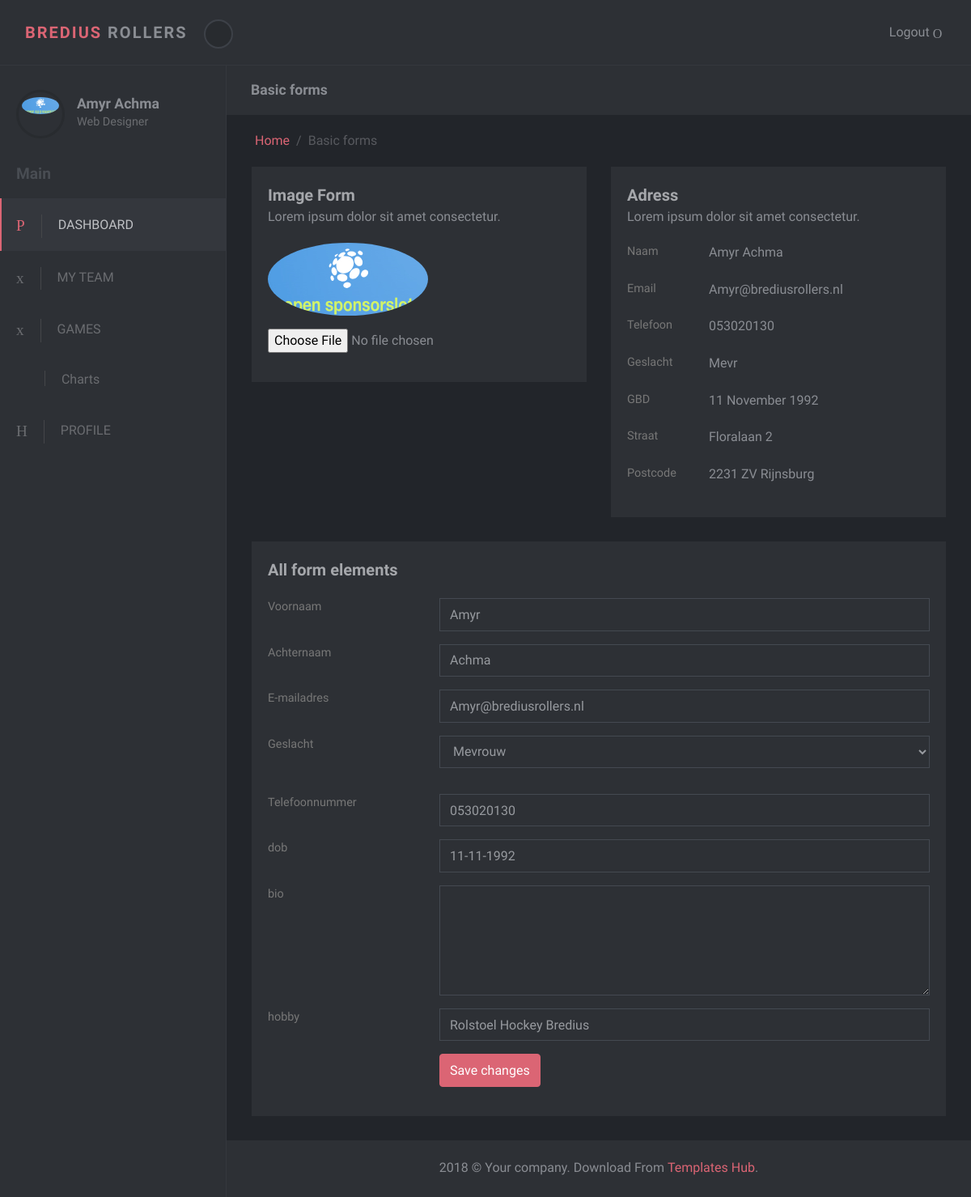
The app's page /accounts/profile/ (signed in) with its own data.
### accounts/models.py (models this page shows, shortened)
class User(AbstractBaseUser):
    email       = models.EmailField(unique=True, max_length=128, verbose_name="Email")
    first_name  = models.CharField(max_length=255, verbose_name="Voornaam")
    last_name   = models.CharField(max_length=255, verbose_name="Achternaam")
    date_joined = models.DateTimeField(auto_now_add=True, verbose_name="Account aangemaakt")
    last_login  = models.DateTimeField(auto_now=True, verbose_name="Laatst online")
    active      = models.BooleanField(default=True)
    staff       = models.BooleanField(default=False)
    admin       = models.BooleanField(default=False)
    USERNAME_FIELD  = "email"
    REQUIRED_FIELDS = ['first_name']
    objects = UserManager()
    def get_full_name(self):
        return self.first_name + " " + self.last_name
    @property
    def is_active(self):
        return self.active

### accounts/model/profile.py (models this page shows, shortened)
class Profile(models.Model):
    GENDER_CHOICES = (
        ('Dhr', 'De heer'),
        ('Mevr', 'Mevrouw'),
    )
    user            = models.OneToOneField(User, on_delete=models.CASCADE, unique=True, primary_key=True, null=False, related_name="profile", verbose_name="User")
    gender          = models.CharField(max_length=4, null=True, blank=True, choices=GENDER_CHOICES, verbose_name="Geslacht")
    phone           = models.CharField(max_length=20, null=True, blank=True, verbose_name="Mobiel nummer")
    date_of_birth   = models.DateField(null=True, blank=True, verbose_name="Geboortedatum")
    profiel         = models.ImageField(default='profile/default_image.jpg', upload_to=profile_image, verbose_name="Profiel")
    avatar          = models.ImageField(default='profile/default_avatar.jpg', upload_to=profile_avatar, verbose_name="Avatar")
    bio             = models.TextField(max_length=200, blank=True, null=True, verbose_name="Bio")
    hobby           = models.CharField(default='Rolstoel Hockey Bredius', null=True, blank=True, max_length=200, verbose_name='Hobby(s)')
    adress          = models.ForeignKey(Adress, on_delete=models.CASCADE, null=True, blank=True, verbose_name="Adres")
    def formatted_date_dob(self):
        if self.date_of_birth:
            date = self.date_of_birth
            return date.strftime("%d %B %Y")

### accounts/model/adress.py (models this page shows, shortened)
class Adress(models.Model):
    street = models.CharField(max_length=128, verbose_name="Straat")
    house_number = models.CharField(max_length=128, verbose_name="Huisnummer")
    zipcode = models.CharField(max_length=5, verbose_name="Postcodenummers")
    zipcode_number = models.CharField(max_length=128, verbose_name="Postcode letters")
    place = models.CharField(max_length=64, verbose_name="Woonplaats")
    class Meta:
        verbose_name_plural = "Adressen"
    def get_street(self):
        return self.street + ' ' + self.house_number
    def get_zip(self):
        return self.zipcode + ' ' + self.zipcode_number + ' ' + self.place

### accounts/views.py (the view)
# urls.py: path('profile/', views.profile, name='profile'),
@login_required
def profile(request):
    if request.method == 'POST':
        user_form = UpdateUserForm(request.POST, instance=request.user)
        profile_form = UpdateProfileForm(request.POST, request.FILES, instance=request.user.profile)
        if user_form.is_valid() and profile_form.is_valid():
            user_form.save()
            profile_form.save()
            messages.success(request, 'Your profile is updated successfully')
            return redirect('Accounts:profile')
    else:
        user_form = UpdateUserForm(instance=request.user)
        profile_form = UpdateProfileForm(instance=request.user.profile)
    context = {
        'user_form': user_form,
        'profile_form': profile_form,
    }
    return render(request, 'profile.html', context)

### accounts/forms.py
class UpdateUserForm(forms.ModelForm):
    first_name = forms.CharField(max_length=100, required=True, widget=forms.TextInput(attrs={'class': 'form-control'}))
    last_name = forms.CharField(max_length=100, required=True, widget=forms.TextInput(attrs={'class': 'form-control'}))
    email = forms.EmailField(required=True, widget=forms.TextInput(attrs={'class': 'form-control'}))
    class Meta:
        model = User
        fields = ['first_name', 'last_name', 'email']

class UpdateProfileForm(forms.ModelForm):
    gender    = forms.ChoiceField(choices=Profile.GENDER_CHOICES, label='Gender', required=True, widget=forms.Select(attrs={'class':'form-control mb-3 mb-3'}))
    phone    = forms.CharField(label='Phone', required=False, widget=forms.TextInput(attrs={'class': 'form-control'}))
    date_of_birth    = forms.DateField(widget=forms.DateInput(format='%d-%m-%Y', attrs={'class': 'form-control'}), input_formats=['%d-%m-%Y'], required=False)
    avatar = forms.ImageField(widget=forms.FileInput(attrs={'class': 'form-control-file'}), required=False)
    bio = forms.CharField(widget=forms.Textarea(attrs={'class': 'form-control', 'rows': 5}), required=False)
    hobby    = forms.CharField(label='Hobbys', required=False, widget=forms.TextInput(attrs={'class': 'form-control'}))
    class Meta:
        model = Profile
        fields = ['gender', 'phone', 'date_of_birth', 'avatar', 'bio', 'hobby']

### accounts/templates/profile.html (shortened to what this page needs)
{% extends "account/account_base.html" %}
{% load static %}
{% block content %}
{% include 'account/_header.html' %}
<div class="d-flex align-items-stretch">
    {% include 'account/_nav.html' %}
    <div class="page-content">
        <div class="page-header no-margin-bottom">
            <div class="container-fluid">
                <h2 class="h5 no-margin-bottom">Basic forms</h2>
            </div>
        </div>
        <div class="container-fluid">
            <ul class="breadcrumb">
                <li class="breadcrumb-item"><a href="index.html">Home</a></li>
                <li class="breadcrumb-item active">Basic forms            </li>
            </ul>
        </div>
        <section class="no-padding-top">
            <div class="container-fluid">
                <form method="post" enctype="multipart/form-data" class="form-horizontal">
                    <div class="row">
                        <div class="col-lg-6">
                <div class="block">
                    <div class="title"><strong class="d-block">Image Form</strong><span class="d-block">Lorem ipsum dolor sit amet consectetur.</span></div>
                        <div class="block-body">
                            <div class="form-group">
                                <img class="rounded-circle account-img" src="{{ user.profile.avatar.url }}" style="cursor: pointer;"/>
                            </div>
                            <div class="form-group">
                                {{ profile_form.avatar }}
                            </div>
                        </div>
                    </div>
                </div>
                <div class="col-lg-6">
                    <div class="block">
                        <div class="title"><strong class="d-block">Adress</strong><span class="d-block">Lorem ipsum dolor sit amet consectetur.</span></div>
                        <div class="block-body">
                                <div class="form-group row">
                                    <label class="col-sm-3 form-control-label">Naam</label>
                                    <div class="col-sm-9">
                                        {{ user.get_full_name }}
                                    </div>
                                </div>
                                <div class="form-group row">
                                    <label class="col-sm-3 form-control-label">Email</label>
                                    <div class="col-sm-9">
                                        {{ user.email }}
                                    </div>
                                </div>
                                <div class="form-group row">
                                    <label class="col-sm-3 form-control-label">Telefoon</label>
                                    <div class="col-sm-9">
                                        {{ user.profile.phone }}
                                    </div>
                                </div>
                                <div class="form-group row">
                                    <label class="col-sm-3 form-control-label">Geslacht</label>
                                    <div class="col-sm-9">
                                        {{ user.profile.gender }}
                                    </div>
                                </div>
                                <div class="form-group row">
                                    <label class="col-sm-3 form-control-label">GBD</label>
                                    <div class="col-sm-9">
                                        {{ user.profile.formatted_date_dob }}
                                    </div>
                                </div>
                                <div class="form-group row">
                                    <label class="col-sm-3 form-control-label">Straat</label>
                                    <div class="col-sm-9">
                                        {{ user.profile.adress.get_street }}
                                    </div>
                                </div>
                                <div class="form-group row">
                                    <label class="col-sm-3 form-control-label">Postcode</label>
                                    <div class="col-sm-9">
                                        {{ user.profile.adress.get_zip }}
                                    </div>
                                </div>
                        </div>
                    </div>
                </div>
            <div class="col-lg-12">
                <div class="block">
                    <div class="title"><strong>All form elements</strong></div>
                    <div class="block-body">
                        <div class="form-group row">
                        <label class="col-sm-3 form-control-label">Voornaam</label>
                        <div class="col-sm-9">
                            {{ user_form.first_name }}
                            </div>
                        </div>
                        <div class="form-group row">
                            <label class="col-sm-3 form-control-label">Achternaam</label>
                            <div class="col-sm-9">
                                {{ user_form.last_name }}
                            </div>
                        </div>
                        <div class="form-group row">
                            <label class="col-sm-3 form-control-label">E-mailadres</label>
                            <div class="col-sm-9">
                                {{ user_form.email }}
                            </div>
                        </div>
                        <div class="form-group row">
                            <label class="col-sm-3 form-control-label">Geslacht</label>
                            <div class="col-sm-9">
                                {{ profile_form.gender }}
                            </div>
                        </div>
                        <div class="form-group row">
                            <label class="col-sm-3 form-control-label">Telefoonnummer</label>
                            <div class="col-sm-9">
                                {{ profile_form.phone }}
                            </div>
                        </div>
                        <div class="form-group row">
                            <label class="col-sm-3 form-control-label">dob</label>
                            <div class="col-sm-9">
                                {{ profile_form.date_of_birth }}
                            </div>
                        </div>
                        <div class="form-group row">
                            <label class="col-sm-3 form-control-label">bio</label>
                            <div class="col-sm-9">
                                {{ profile_form.bio }}
                            </div>
                        </div>
                        <div class="form-group row">
                            <label class="col-sm-3 form-control-label">hobby</label>
                            <div class="col-sm-9">
                                {{ profile_form.hobby }}
                            </div>
                        </div>
                <div class="form-group row">
                        <div class="col-sm-9 ml-auto">
                            <button type="submit" class="btn btn-primary">Save changes</button>
                            </div>
                        </div>
                    </form>
                </div>
            </div>
        </div>
{% include 'account/_footer.html' %}
{% endblock content %}

### templates/account/account_base.html (shortened to what this page needs)
{% load static %}
<!DOCTYPE html>
<html>
    <head>
        <link rel="stylesheet" href="{% static 'accounts/vendor/bootstrap/css/bootstrap.min.css' %}">
        <link rel="stylesheet" href="{% static 'accounts/vendor/font-awesome/css/font-awesome.min.css' %}">
        <link rel="stylesheet" href="{% static 'accounts/css/font.css' %}">
        <link rel="stylesheet" href="{% static 'accounts/css/style.default.css' %}" id="theme-stylesheet">
        <link rel="stylesheet" href="{% static 'accounts/css/custom.css' %}">
    </head>
    <body>
        {% block content %}  {% endblock %}
    </body>
</html>

### templates/account/_header.html (shortened to what this page needs)
<header class="header">
    <nav class="navbar navbar-expand-lg">
        <div class="container-fluid d-flex align-items-center justify-content-between">
            <div class="navbar-header">
                <a href="{% url 'Accounts:dashboard' %}" class="navbar-brand">
                    <div class="brand-text brand-big visible text-uppercase">
                        <strong class="text-primary">Bredius</strong>
                        <strong>Rollers</strong>
                    </div>
                </a>
                <button class="sidebar-toggle"><i class="fa fa-long-arrow-left"></i></button>
            </div>
            <div class="right-menu list-inline no-margin-bottom">
                <div class="list-inline-item logout">
                    <a id="logout" href="{% url 'Accounts:logout' %}" class="nav-link">Logout <i class="icon-logout"></i></a>
                </div>
            </div>
        </div>
    </nav>
</header>

### templates/account/_nav.html
<nav id="sidebar">
    <div class="sidebar-header d-flex align-items-center">
      <div class="avatar"><img src="{{ user.profile.avatar.url }}" alt="{{ user.profile.avatar.url }}" class="img-fluid rounded-circle"></div>
      <div class="title">
        <h1 class="h5">{{ user.get_full_name }}</h1>
        <p>Web Designer</p>
      </div>
    </div>
    <span class="heading">Main</span>
    <ul class="list-unstyled">
        <li class="active"><a href="{% url 'Accounts:dashboard' %}"> <i class="icon-home"></i>DASHBOARD</a></li>
        <li><a href="{% url 'Accounts:team' %}"> <i class="icon-grid"></i>MY TEAM</a></li>
        <li><a href="{% url 'Accounts:account_games' %}"> <i class="icon-grid"></i>GAMES </a></li>
        <li><a href="charts.html"> <i class="fa fa-bar-chart"></i>Charts </a></li>
        <li><a href="{% url 'Accounts:profile' %}"> <i class="icon-padnote"></i>PROFILE</a></li>
    </ul>
</nav>

### templates/account/_footer.html (shortened to what this page needs)
<footer class="footer">
    <div class="footer__block block no-margin-bottom">
        <div class="container-fluid text-center">
            <p class="no-margin-bottom">2018 &copy; Your company. Download From <a target="_blank" href="https://templateshub.net">Templates Hub</a>.</p>
        </div>
    </div>
</footer>

### records on screen
User: profile.avatar (placeholder picture), get_full_name "Amyr Achma", email "Amyr@brediusrollers.nl", profile.phone "053020130", profile.gender "Mevr", profile.formatted_date_dob "11 November 1992", profile.adress.get_street "Floralaan 2", profile.adress.get_zip "2231 ZV Rijnsburg", first_name "Amyr", last_name "Achma"
Profile: gender "Mevrouw", phone "053020130", date_of_birth "11-11-1992", hobby "Rolstoel Hockey Bredius"
